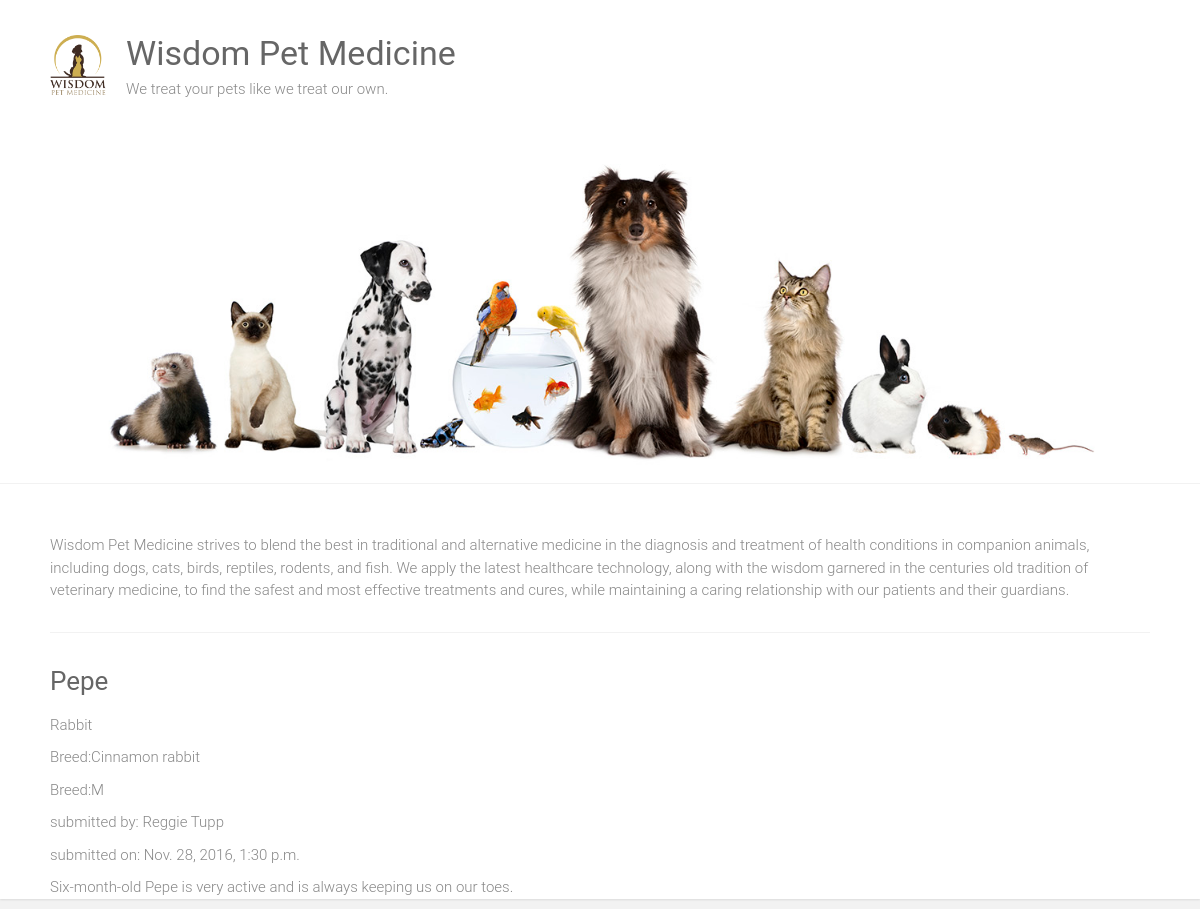
The app's page /pet_detail/1/ with its own data.
### adoptions/models.py (models this page shows, shortened)
class Pet(models.Model):
    SEX_CHOICES = [('M','Male'),('F','Female')]
    name = models.CharField(max_length=100)
    submitter = models.CharField(max_length=100)
    species = models.CharField(max_length=100)
    breed= models.CharField(max_length=100,blank=True)
    description = models.TextField()
    sex = models.CharField(choices = SEX_CHOICES,max_length=1,blank=True)
    submission_date = models.DateTimeField()
    age = models.IntegerField(null=True)
    vaccinations = models.ManyToManyField('Vaccine', blank = True)

### adoptions/views.py (the view)
# urls.py: path('pet_detail/<int:id>/', views.pet_detail, name = 'pet_detail'),
def pet_detail(request, id):
    try:
        pet = Pet.objects.get(id=id)
    except Pet.DoesNotExist:
        raise HTTP404('Pet not found')
    return render(request,'adoptions/pet_detail.html',{'pet': pet})

### adoptions/templates/adoptions/pet_detail.html (shortened to what this page needs)
{% extends "adoptions/base.html" %}
{% block content %}
<div>
  <h3>{{ pet.name|capfirst}}</h3>
  <p>{{ pet.species }}</p>
  {% if pet.breed %}
    <p>Breed:{{ pet.breed }}</p>
  {% endif %}
  {% if pet.sex %}
    <p>Breed:{{ pet.sex }}</p>
  {% endif %}
    <p>submitted by: {{ pet.submitter }}</p>
    <p>submitted on: {{ pet.submission_date}}</p>
    <p> {{ pet.description }}</p>
</div>
{% endblock content %}

### static/style.css (style rules this page uses)
html, body, div, span, applet, object, iframe, h1, h2, h3, h4, h5, h6, p, blockquote, pre, a, abbr, acronym, address, big, cite, code, del, dfn, em, font, ins, kbd, q, s, samp, small, strike, strong, sub, sup, tt, var, dl, dt, dd, ol, ul, li, fieldset, form, label, legend, table, caption, tbody, tfoot, thead, tr, th, td { border: 0; font: inherit; font-size: 100%; font-style: inherit; font-weight: inherit; margin: 0; outline: 0; padding: 0; vertical-align: baseline; }
html { overflow-y: scroll; -webkit-text-size-adjust: 100%; -ms-text-size-adjust: 100%; }
h1, h2, h3, h4, h5, h6 { color: #666666; line-height: 1.4; padding-bottom: 15px; font-weight: normal; }
h3 { font-size: 26px; }
body, button, input, select, textarea { color: #888888; font-size: 15px; line-height: 1.5; font-family: 'Roboto', sans-serif; font-weight: 300; }
p { color: #888888; font-size: 15px; line-height: 1.5; margin-bottom: 15px; font-weight: 300; }
body { background: #f2f2f2; }
body { padding-top: 30px; padding-bottom: 30px; }
body.wide { padding-top: 0; padding-bottom: 0; }
.single-page p { margin-bottom: 10px; }

### records on screen
Pet: name "Pepe", species "Rabbit", breed "Cinnamon rabbit", sex "M", submitter "Reggie Tupp", submission_date "Nov. 28, 2016, 1:30 p.m.", description "Six-month-old Pepe is very active and is always keeping us on our toes."
